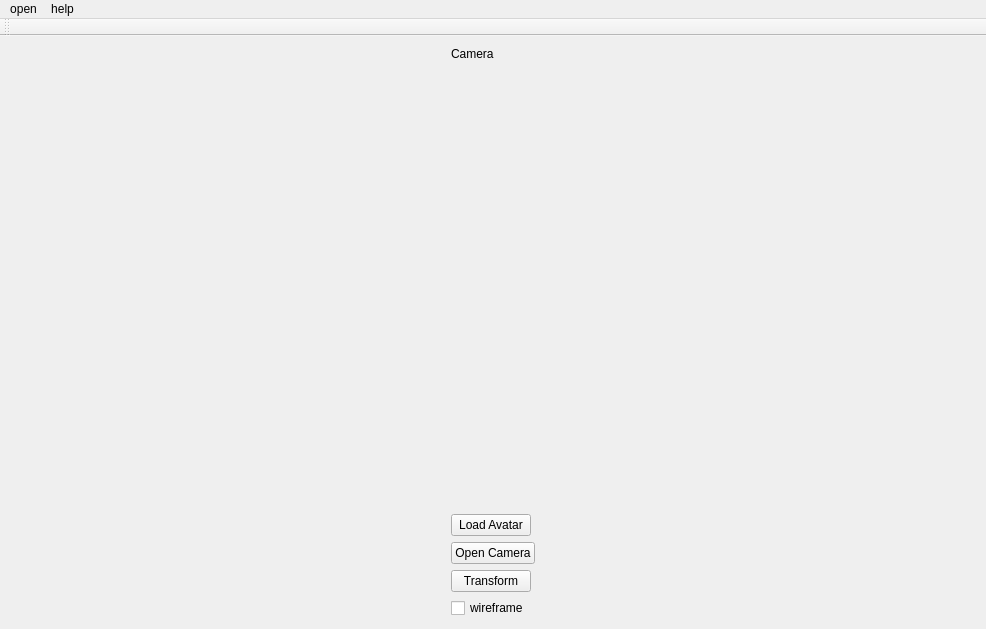
<?xml version="1.0" encoding="UTF-8"?>
<ui version="4.0">
 <class>MainWindow</class>
 <widget class="QMainWindow" name="MainWindow">
  <property name="geometry">
   <rect>
    <x>0</x>
    <y>0</y>
    <width>986</width>
    <height>629</height>
   </rect>
  </property>
  <property name="windowTitle">
   <string>SkinnedMesh</string>
  </property>
  <widget class="QWidget" name="centralWidget">
   <layout class="QHBoxLayout" name="centralLayout">
    <item>
     <layout class="QVBoxLayout" name="verticalLayout">
      <item>
       <widget class="QLabel" name="label">
        <property name="sizePolicy">
         <sizepolicy hsizetype="Minimum" vsizetype="Maximum">
          <horstretch>0</horstretch>
          <verstretch>0</verstretch>
         </sizepolicy>
        </property>
        <property name="minimumSize">
         <size>
          <width>0</width>
          <height>0</height>
         </size>
        </property>
        <property name="maximumSize">
         <size>
          <width>16777215</width>
          <height>16777215</height>
         </size>
        </property>
        <property name="text">
         <string>Camera</string>
        </property>
       </widget>
      </item>
      <item>
       <spacer name="verticalSpacer">
        <property name="orientation">
         <enum>Qt::Vertical</enum>
        </property>
        <property name="sizeHint" stdset="0">
         <size>
          <width>20</width>
          <height>40</height>
         </size>
        </property>
       </spacer>
      </item>
      <item>
       <widget class="QPushButton" name="loadAvatar">
        <property name="sizePolicy">
         <sizepolicy hsizetype="Fixed" vsizetype="Fixed">
          <horstretch>0</horstretch>
          <verstretch>0</verstretch>
         </sizepolicy>
        </property>
        <property name="text">
         <string>Load Avatar</string>
        </property>
       </widget>
      </item>
      <item>
       <widget class="QPushButton" name="openCamera">
        <property name="sizePolicy">
         <sizepolicy hsizetype="Fixed" vsizetype="Fixed">
          <horstretch>0</horstretch>
          <verstretch>0</verstretch>
         </sizepolicy>
        </property>
        <property name="text">
         <string>Open Camera</string>
        </property>
       </widget>
      </item>
      <item>
       <widget class="QPushButton" name="transformTest">
        <property name="sizePolicy">
         <sizepolicy hsizetype="Fixed" vsizetype="Fixed">
          <horstretch>0</horstretch>
          <verstretch>0</verstretch>
         </sizepolicy>
        </property>
        <property name="text">
         <string>Transform</string>
        </property>
       </widget>
      </item>
      <item>
       <widget class="QCheckBox" name="wireframeBox">
        <property name="sizePolicy">
         <sizepolicy hsizetype="Fixed" vsizetype="Fixed">
          <horstretch>0</horstretch>
          <verstretch>0</verstretch>
         </sizepolicy>
        </property>
        <property name="text">
         <string>wireframe</string>
        </property>
       </widget>
      </item>
     </layout>
    </item>
   </layout>
  </widget>
  <widget class="QMenuBar" name="menuBar">
   <property name="geometry">
    <rect>
     <x>0</x>
     <y>0</y>
     <width>986</width>
     <height>23</height>
    </rect>
   </property>
   <widget class="QMenu" name="fileMenu">
    <property name="title">
     <string>open</string>
    </property>
   </widget>
   <widget class="QMenu" name="helpMenu">
    <property name="title">
     <string>help</string>
    </property>
    <addaction name="aboutAction"/>
   </widget>
   <addaction name="fileMenu"/>
   <addaction name="helpMenu"/>
  </widget>
  <widget class="QToolBar" name="toolBar">
   <property name="windowTitle">
    <string>toolBar</string>
   </property>
   <attribute name="toolBarArea">
    <enum>TopToolBarArea</enum>
   </attribute>
   <attribute name="toolBarBreak">
    <bool>false</bool>
   </attribute>
  </widget>
  <action name="openAction">
   <property name="text">
    <string>Ouvrir un modèle...</string>
   </property>
  </action>
  <action name="aboutAction">
   <property name="text">
    <string>???</string>
   </property>
  </action>
 </widget>
 <layoutdefault spacing="6" margin="11"/>
 <resources/>
 <connections/>
</ui>
